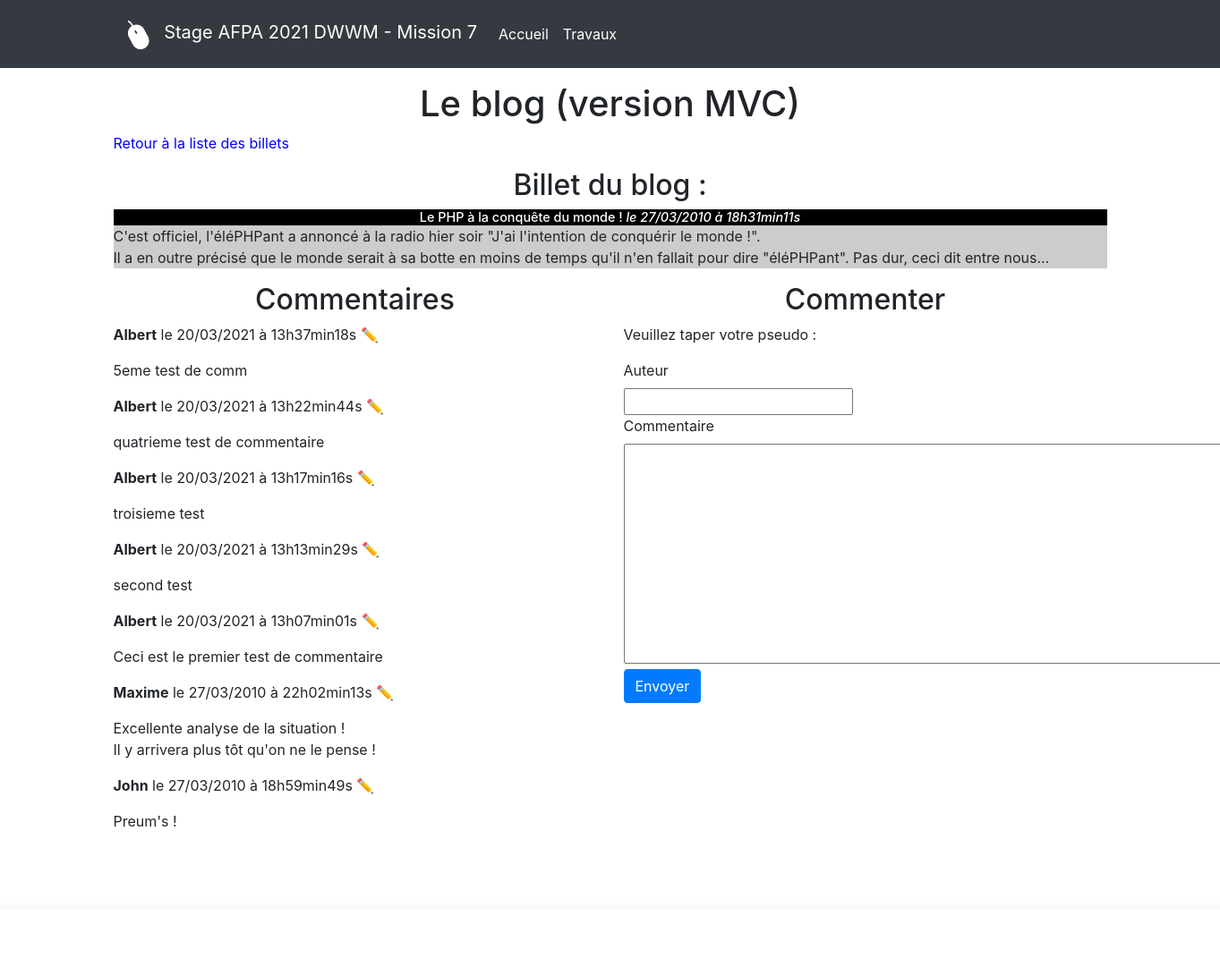
The app's page /mvc/index.php?action=post&id=2 with its own data.
### tables this page shows
CREATE TABLE IF NOT EXISTS `posts` (
  `id` int NOT NULL AUTO_INCREMENT,
  `title` varchar(255) NOT NULL,
  `author` varchar(255) NOT NULL,
  `content` text NOT NULL,
  `creation_date` datetime NOT NULL,
  PRIMARY KEY (`id`)
);

CREATE TABLE IF NOT EXISTS `comments` (
  `id` int NOT NULL AUTO_INCREMENT,
  `post_id` int NOT NULL,
  `author` varchar(255) NOT NULL,
  `comment` text NOT NULL,
  `comment_date` datetime NOT NULL,
  PRIMARY KEY (`id`)
);

### mvc/controller/frontend.php (called while the page is built, shortened)
<?php
require_once('model/PostManager.php');
require_once('model/CommentManager.php');
function post()
{
    $postManager = new PostManager();
    $commentManager = new CommentManager();
    $post = $postManager->getPost($_GET['id']);
    $comments = $commentManager->getComments($_GET['id']);
    require('view/frontend/postView.php');
}

### mvc/model/PostManager.php (called while the page is built, shortened)
<?php
class PostManager extends Manager{
        public function getPost($postId)
        {
            $db = $this->dbConnect();
            $req = $db->prepare('SELECT id, title, content, DATE_FORMAT(creation_date, \'%d/%m/%Y à %Hh%imin%ss\') AS creation_date_fr FROM posts WHERE id = ?');
            $req->execute(array($postId));
            $post = $req->fetch();
            return $post;
        }
}

### mvc/model/CommentManager.php (called while the page is built, shortened)
<?php
class CommentManager extends Manager{
    public function getComments($postId){
        $db = $this->dbConnect();
        $comments = $db->prepare('SELECT id, author, comment, DATE_FORMAT(comment_date, \'%d/%m/%Y à %Hh%imin%ss\') AS comment_date_fr FROM comments WHERE post_id = ? ORDER BY comment_date DESC');
        $comments->execute(array($postId));
        return $comments;
    }
}

### mvc/view/frontend/postView.php (the view, shortened to what this page needs)
<div class="container">
    <div class="row my-3">
        <div class="col">
            <h1>Le blog (version MVC)</h1>
            <p><a href="./index.php">Retour à la liste des billets</a></p>
            <h2>Billet du blog :</h2>
            <div class="news">
                <h3>
                    <?= htmlspecialchars($post['title']) ?>
                    <em>le <?= $post['creation_date_fr'] ?></em>
                </h3>
                <p>
                    <?= nl2br(htmlspecialchars($post['content'])) ?>
                </p>
            </div>
            <div class="row my-3">
                <div class="col-6">
                    <h2>Commentaires</h2>
                    <?php
                    while ($comment = $comments->fetch()) {
                        ?>
                            <p><strong><?= htmlspecialchars($comment['author']) ?></strong> le <?= $comment['comment_date_fr'] ?><a href="index.php?action=viewComment&amp;id=<?= $comment['id'] ?>"> &#x270F</a></p>
                            <p><?= nl2br(htmlspecialchars($comment['comment'])) ?></p>
                        <?php
                    }
                    ?>
                </div>
                <div class="col-6">
                    <h2>Commenter</h2>
                    <p>Veuillez taper votre pseudo :</p>
                    <form action="index.php?action=addComment&amp;id=<?= $post['id'] ?>" method="post">
                        <div>
                            <label for="author">Auteur</label><br />
                            <input type="text" id="author" name="author" />
                        </div>
                        <div>
                            <label for="comment">Commentaire</label><br />
                            <textarea id="comment" name="comment" rows="10" cols="70"></textarea>
                        </div>
                        <div>
                            <p><input type="submit" class="btn btn-primary" value="Envoyer" /></p>
                        </div>
                    </form>
                </div>
            </div>
        </div>
    </div>
</div>
<?php require('./view/frontend/template.php'); ?>

### mvc/public/css/style.css (style rules this page uses)
h1, h2, h3, th, td { text-align: center; }
h3 { background-color: black; color: white; font-size: 0.9em; margin-bottom: 0px; }
.billets p, .news p { background-color: #CCCCCC; margin-top: 0px; }
.billets, .commentaires, .commenter, .news { width: 100%; margin: auto; }
a { text-decoration: none; color: blue; }

### records on screen
posts: title "Le PHP à la conquête du monde !", content "C'est officiel, l'éléPHPant a annoncé à la radio hier soir \"J'ai l'intention de conquérir le monde !\". Il a en outre précisé que le monde serait à sa botte en moins de temps qu'il n'en fallait pour dire \"éléPHPant\". Pas dur, ceci dit entre nous..."
comments: author "Albert", comment_date_fr "20/03/2021 à 13h37min18s", comment "5eme test de comm"
comments: author "Albert", comment_date_fr "20/03/2021 à 13h22min44s", comment "quatrieme test de commentaire"
comments: author "Albert", comment_date_fr "20/03/2021 à 13h17min16s", comment "troisieme test"
comments: author "Albert", comment_date_fr "20/03/2021 à 13h13min29s", comment "second test"
comments: author "Albert", comment_date_fr "20/03/2021 à 13h07min01s", comment "Ceci est le premier test de commentaire"
comments: author "Maxime", comment_date_fr "27/03/2010 à 22h02min13s", comment "Excellente analyse de la situation ! Il y arrivera plus tôt qu'on ne le pense !"
comments: author "John", comment_date_fr "27/03/2010 à 18h59min49s", comment "Preum's !"

### other values on screen
$post['creation_date_fr'] "27/03/2010 à 18h31min11s"
